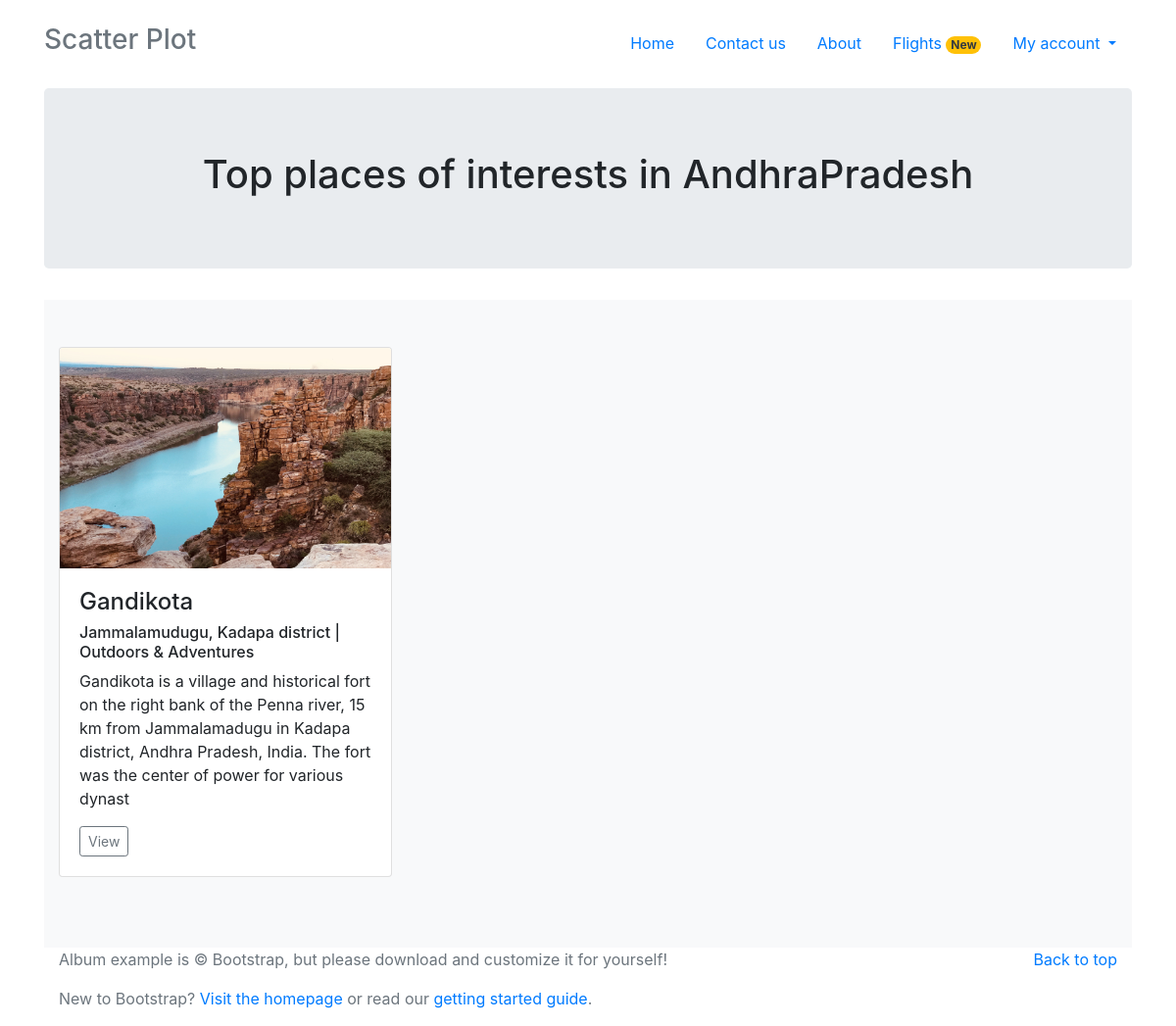
Page /home/states/andhra-pradesh on the committed database.
### Profile/models.py (models this page shows)
class Points_of_Interest(models.Model):
    State_name = models.ForeignKey(state, on_delete=models.CASCADE)
    slug = models.SlugField(max_length=100, default='state')
    Point_of_interest = models.CharField(max_length=100, null=True)
    poislug = models.SlugField(max_length=100, null=True)
    header_image = models.ImageField(null=True, blank=True, upload_to="POIs")
    category = models.CharField(max_length=50, choices=category)
    Short_Description = models.TextField(max_length=300, default='', help_text='Write a short catchy description about the POI in 100 words max')
    city = models.CharField(max_length=50, default='')
    Description = models.TextField(max_length=2000, default='', help_text='500 words max')
    Latitude = models.FloatField()
    Longitude = models.FloatField()
    Tips = models.TextField(max_length=500, default='')
    Entry_fees_Adults = models.CharField(max_length=50, default='')
    Entry_fees_Children = models.CharField(max_length=50, default='')
    Transport_methods = models.TextField(max_length=300, default='')
    Suggestions = models.TextField(max_length=500, default='', help_text='Suggest something about the place. Example: The best food to try around this area (or) other places of interests around (or) Visitors food is not allowed')
    def __str__(self):
        return (self.Point_of_interest)

class state(models.Model):
    state = models.CharField(primary_key=True, max_length=100)
    slug = models.SlugField(max_length=100, default='state')
    header_image = models.ImageField(null=True, blank=True, upload_to="statesimg")
    def __str__(self):
        return str(self.state)

### Profile/views.py (the view)
# urls.py: path('home/states/<slug:slug>', views.placesofinterest.as_view(), name='placesofinterest'),
class placesofinterest(DetailView):
    model = Points_of_Interest
    template_name = 'placesofinterest.html'

### templates/placesofinterest.html (shortened to what this page needs)
{% extends 'bootstrap.html' %}
{% block body %}
<main role="main">
  <section class="jumbotron text-center">
    <div class="container">
      <h1 class="jumbotron-heading">Top places of interests in {{ object.State_name }}</h1>
    </div>
  </section>
  <div class="album py-5 bg-light">
    <div class="container">
      <div class="row">
        <div class="col-md-4">
          <div class="card mb-4 box-shadow">
            <img class="card-img-top" style="height: 225px; width: 100%; display: block;" src={{object.header_image.url}} data-holder-rendered="true">
            <div class="card-body">
              <h4 class="card-text">{{object}}</h4>
              <h6 class="card-text">{{object.city}} | {{object.category}}</h6>
              <p class="card-text">{{object.Short_Description|slice:":200"}}</p>
              <div class="d-flex justify-content-between align-items-center">
                <div class="btn-group">
                  <a href="{% url 'poidetailview' object.pk %}" class="btn btn-sm btn-outline-secondary">View</a>
                </div>
              </div>
            </div>
          </div>
        </div>
      </div>
    </div>
  </div>
</main>
<footer class="text-muted">
  <div class="container">
    <p class="float-right">
      <a href="#">Back to top</a>
    </p>
    <p>Album example is © Bootstrap, but please download and customize it for yourself!</p>
    <p>New to Bootstrap? <a href="../../">Visit the homepage</a> or read our <a href="../../getting-started/">getting started guide</a>.</p>
  </div>
</footer>
{% endblock %}

### rows in the picture
Points_of_Interest: State_name "AndhraPradesh", header_image (picture), Point_of_interest "Gandikota", city "Jammalamudugu, Kadapa district", category "Outdoors & Adventures", Short_Description "Gandikota is a village and historical fort on the right bank of the Penna river, 15 km from Jammalamadugu in Kadapa district, Andhra Pradesh, India. The fort was the center of power for various dynast"
